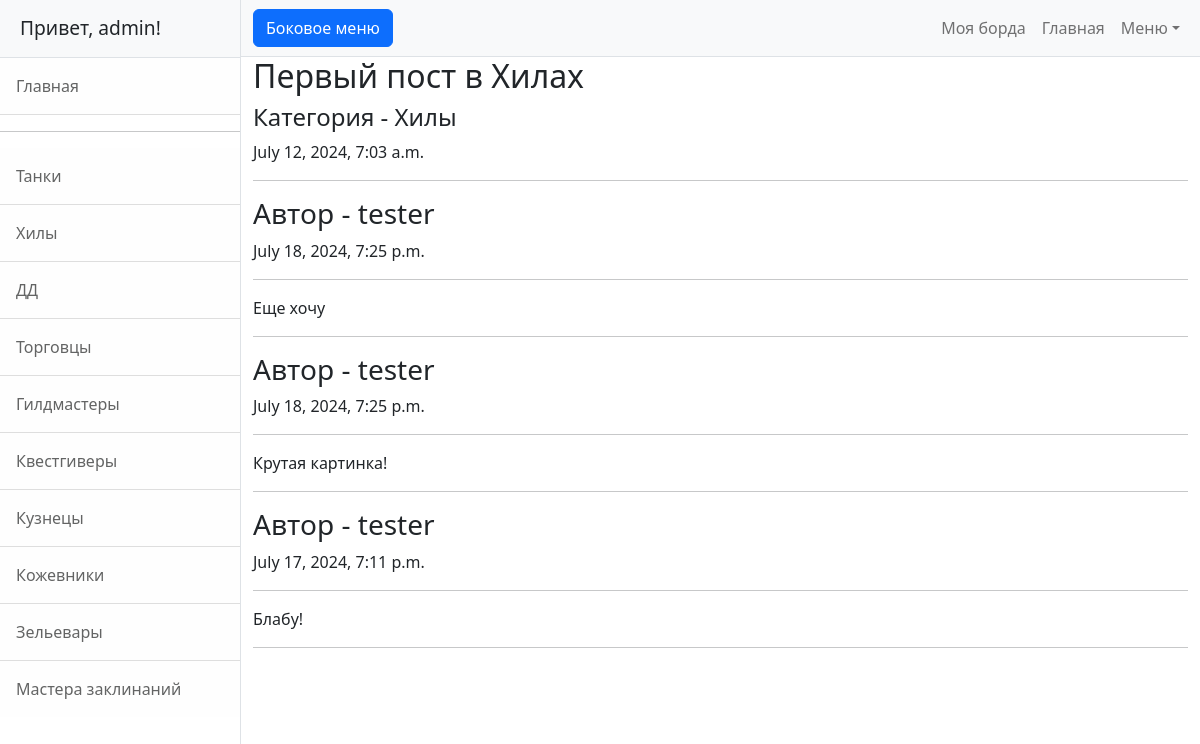
The page /board_alt/admin/1 (signed in) on the database as committed earlier.
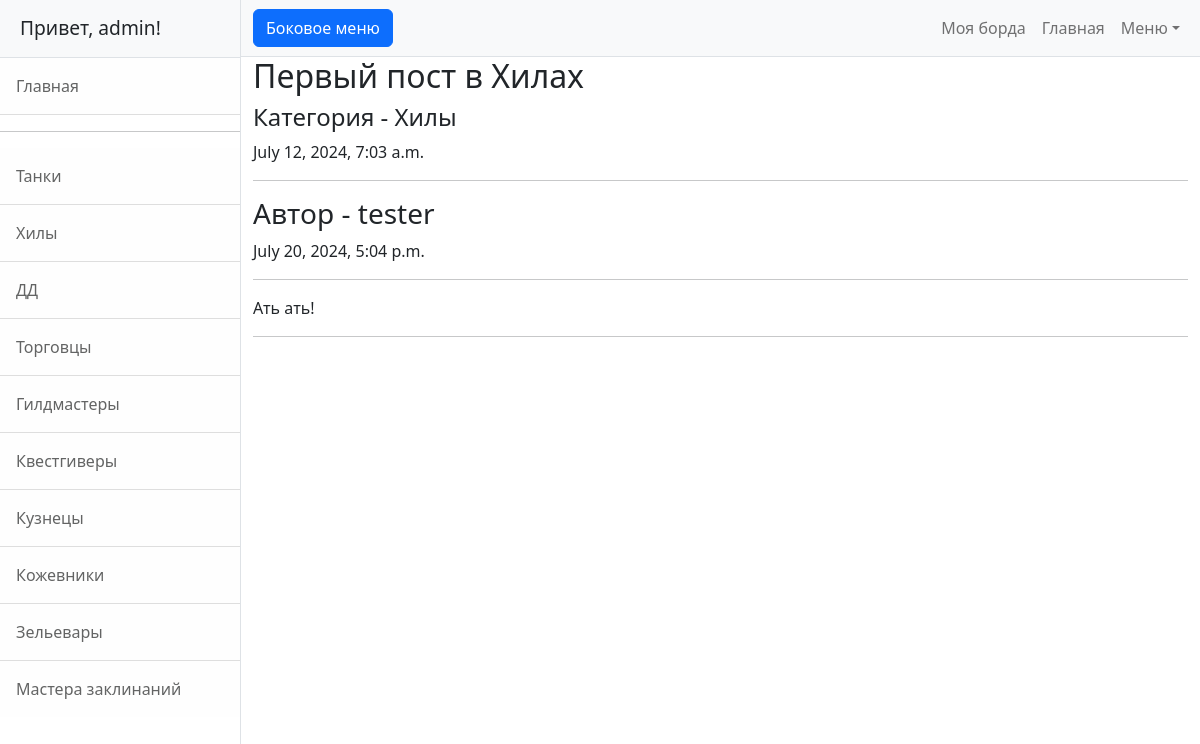
The same page on the database as committed later.
### board/models.py (models this page shows, shortened)
class Reply(models.Model):
    author = models.ForeignKey(User, on_delete=models.CASCADE)
    created = models.DateTimeField(auto_now_add=True)
    post = models.ForeignKey(Post, on_delete=models.CASCADE)
    text = models.TextField()
    accept = models.BooleanField(default=False)
    def __str__(self):
        return f'{self.post.title[:20]}'

### board/views.py (the view)
# urls.py: path('board_alt/<str:username>/<int:pk>', BoardPostReplies.as_view(), name='board_post_replies'),
class BoardPostReplies(LoginRequiredMixin, ListView):
    model = Post
    template_name = 'board_post_replies.html'
    context_object_name = 'replies'
    paginate_by = 10
    def get_context_data(self, **kwargs):
        context = super(BoardPostReplies, self).get_context_data(**kwargs)
        post = Post.objects.get(pk=self.kwargs['pk'])
        context['title'] = post.title
        context['category'] = post.get_category_display
        context['created'] = post.created
        print('===============')
        print(context)
        print('===============')
        return context
    def get_queryset(self):
        post_ = get_object_or_404(Post, id=self.kwargs['pk'])
        queryset = post_.replies.all().order_by('-created')
        return queryset

### board/models.py (called while the page is built)
    def __str__(self):  # настройка отображения на страницах
        return f'{self.title[:20]}'

### templates/board_post_replies.html (shortened to what this page needs)
{% extends 'flatpages/default.html' %}
{% load custom_filters %}
{% block content %}
    <h2>{{ title }}</h2>
    <h4>Категория - {{ category }}</h4>
    <p>{{ created }}</p>
    <hr>
{% if replies %}
    {% for reply in replies %}
        <h3>Автор - {{ reply.author }}</h3>
        <p>{{ reply.created }}</p>
        <hr>
        <p>{{ reply.text }}</p>
        <hr>
    {% endfor %}
{% else %}
  <h2>Объявлений нет</h2>
{% endif %}
{% endblock content %}

Rows that differ between the two databases and show on the page:
removed Reply: author "tester", created "July 18, 2024, 7:25 p.m.", text "Еще хочу"
removed Reply: author "tester", created "July 18, 2024, 7:25 p.m.", text "Крутая картинка!"
removed Reply: author "tester", created "July 17, 2024, 7:11 p.m.", text "Блабу!"
added Reply: author "tester", created "July 20, 2024, 5:04 p.m.", text "Ать ать!"
